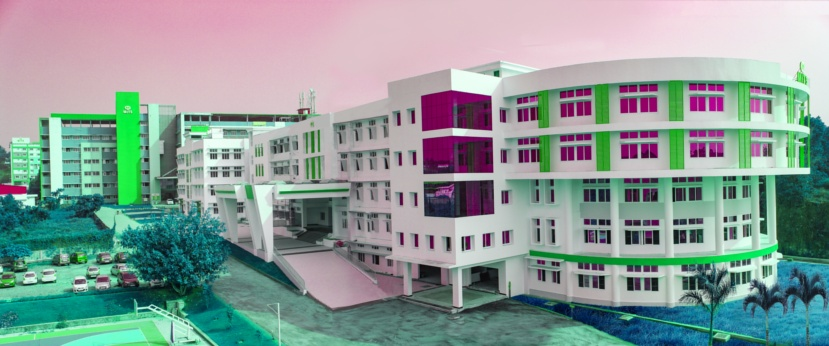
#> input picture mits-swapped.jpg, 829 x 346 px
$ python ip.py
#> lines starting #> are read from the running program, lines starting #| are printed output that depends on the picture
import cv2
img =cv2.imread('mits-swapped.jpg')
#> img is the input picture: shape (346, 829, 3); mean B, G, R 151.5, 155.5, 138.4
r= img[:,:,0]
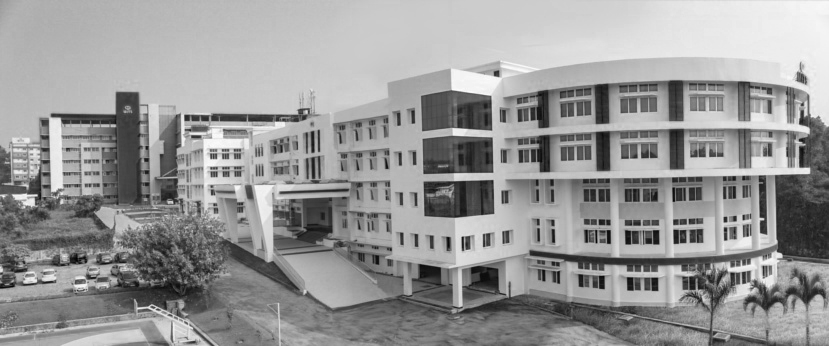
#> r: shape (346, 829); min 0, max 252, mean 151.5
b= img[:,:,1]
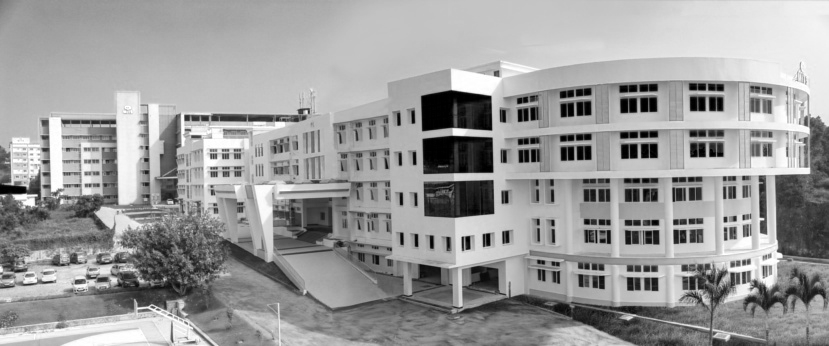
#> b: shape (346, 829); min 0, max 255, mean 155.5
g= img[:,:,2]
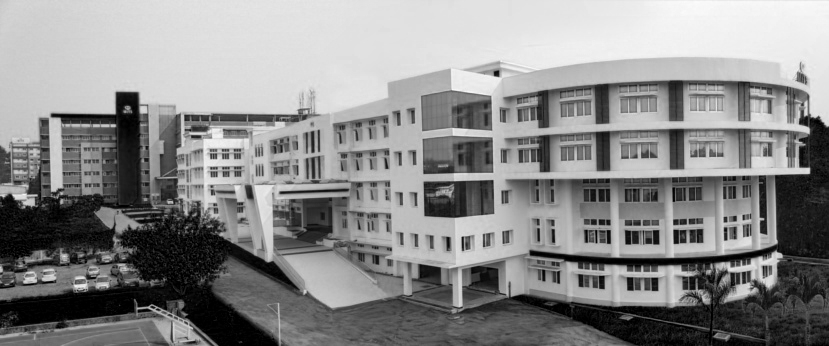
#> g: shape (346, 829); min 0, max 251, mean 138.4
newimg=img.copy()
newimg[:,:,0]=g
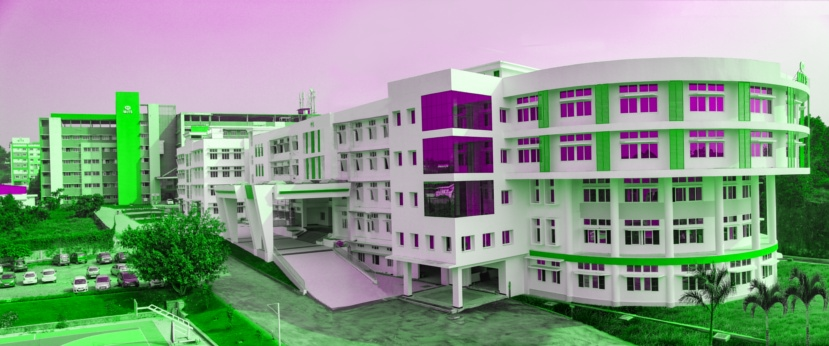
#> newimg: shape (346, 829, 3); mean B, G, R 138.4, 155.5, 138.4
newimg[:,:,1]=r
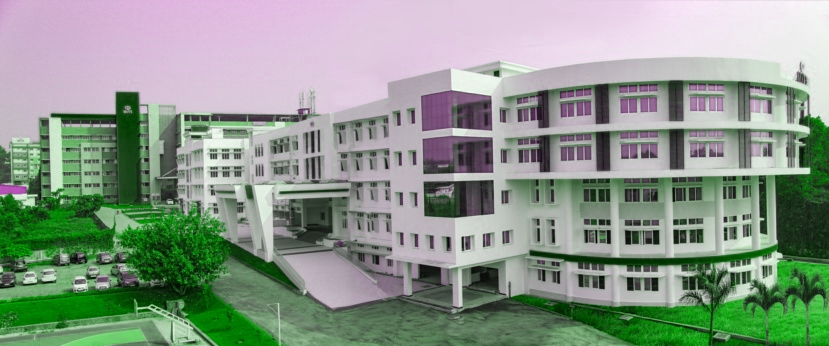
#> newimg: shape (346, 829, 3); mean B, G, R 138.4, 151.5, 138.4
newimg[:,:,2]=b
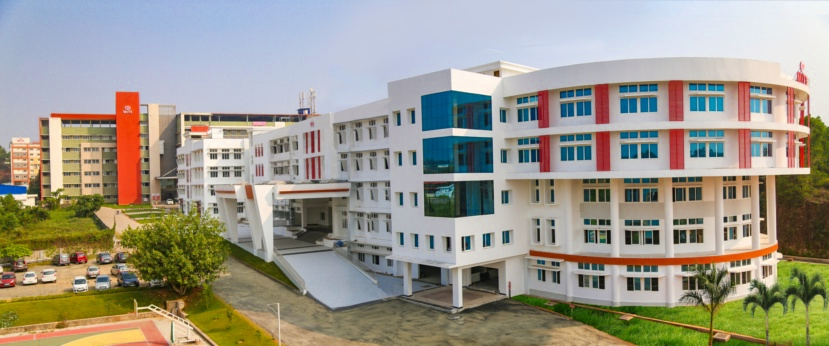
#> newimg: shape (346, 829, 3); mean B, G, R 138.4, 151.5, 155.5
cv2.imwrite('mits.jpg',newimg)

$ run again, with mits-split.jpg copied over mits-swapped.jpg
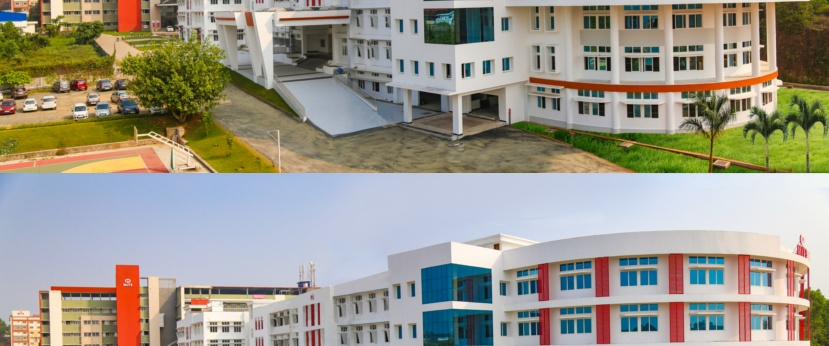
#> input picture mits-split.jpg, 829 x 346 px
#> img is the input picture: shape (346, 829, 3); mean B, G, R 138.4, 151.5, 155.5
#> `g= img[:,:,2]`:
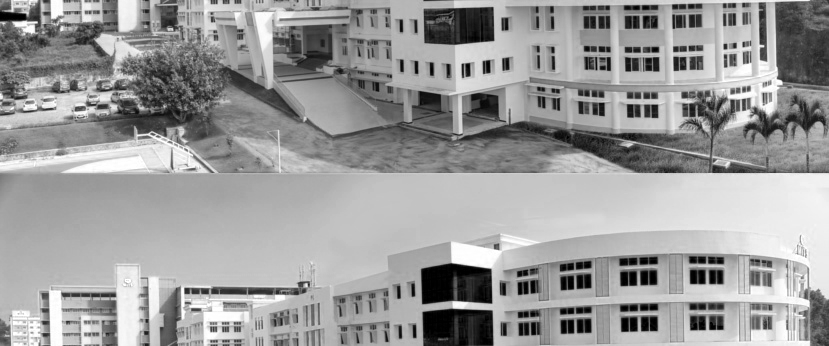
#> g: shape (346, 829); min 0, max 255, mean 155.5
#> `newimg[:,:,2]=b`:
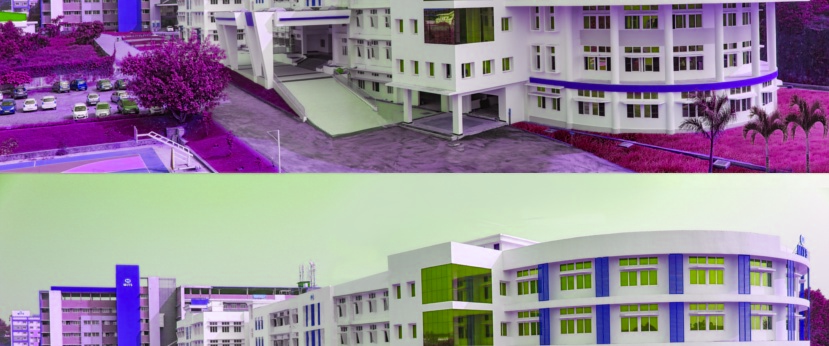
#> newimg: shape (346, 829, 3); mean B, G, R 155.5, 138.4, 151.5
